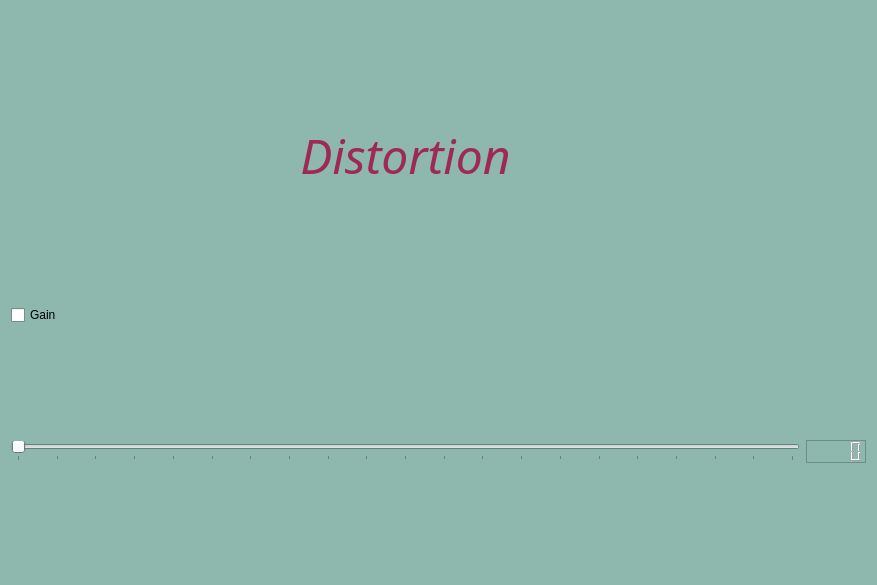
<?xml version="1.0" encoding="UTF-8"?>
<ui version="4.0">
 <class>distortionTab</class>
 <widget class="QWidget" name="distortionTab">
  <property name="geometry">
   <rect>
    <x>0</x>
    <y>0</y>
    <width>877</width>
    <height>585</height>
   </rect>
  </property>
  <property name="palette">
   <palette>
    <active>
     <colorrole role="Window">
      <brush brushstyle="SolidPattern">
       <color alpha="255">
        <red>142</red>
        <green>183</green>
        <blue>173</blue>
       </color>
      </brush>
     </colorrole>
    </active>
    <inactive>
     <colorrole role="Window">
      <brush brushstyle="SolidPattern">
       <color alpha="255">
        <red>142</red>
        <green>183</green>
        <blue>173</blue>
       </color>
      </brush>
     </colorrole>
    </inactive>
    <disabled>
     <colorrole role="Base">
      <brush brushstyle="SolidPattern">
       <color alpha="255">
        <red>142</red>
        <green>183</green>
        <blue>173</blue>
       </color>
      </brush>
     </colorrole>
     <colorrole role="Window">
      <brush brushstyle="SolidPattern">
       <color alpha="255">
        <red>142</red>
        <green>183</green>
        <blue>173</blue>
       </color>
      </brush>
     </colorrole>
    </disabled>
   </palette>
  </property>
  <property name="windowTitle">
   <string>Form</string>
  </property>
  <layout class="QGridLayout" name="gridLayout">
   <item row="2" column="0">
    <widget class="QSlider" name="horizontalSlider">
     <property name="minimumSize">
      <size>
       <width>320</width>
       <height>0</height>
      </size>
     </property>
     <property name="maximum">
      <number>20</number>
     </property>
     <property name="orientation">
      <enum>Qt::Horizontal</enum>
     </property>
     <property name="tickPosition">
      <enum>QSlider::TicksBelow</enum>
     </property>
     <property name="tickInterval">
      <number>1</number>
     </property>
    </widget>
   </item>
   <item row="0" column="0">
    <widget class="QLabel" name="label">
     <property name="minimumSize">
      <size>
       <width>0</width>
       <height>70</height>
      </size>
     </property>
     <property name="maximumSize">
      <size>
       <width>16777215</width>
       <height>70</height>
      </size>
     </property>
     <property name="font">
      <font>
       <family>Harlow Solid Italic</family>
       <pointsize>36</pointsize>
       <italic>true</italic>
      </font>
     </property>
     <property name="layoutDirection">
      <enum>Qt::LeftToRight</enum>
     </property>
     <property name="autoFillBackground">
      <bool>false</bool>
     </property>
     <property name="styleSheet">
      <string notr="true">color: rgb(158, 41, 82)</string>
     </property>
     <property name="text">
      <string>Distortion</string>
     </property>
     <property name="alignment">
      <set>Qt::AlignCenter</set>
     </property>
    </widget>
   </item>
   <item row="1" column="0">
    <widget class="QCheckBox" name="checkBox">
     <property name="text">
      <string>Gain</string>
     </property>
    </widget>
   </item>
   <item row="2" column="1">
    <widget class="QLCDNumber" name="lcdNumber">
     <property name="maximumSize">
      <size>
       <width>60</width>
       <height>60</height>
      </size>
     </property>
     <property name="frameShape">
      <enum>QFrame::StyledPanel</enum>
     </property>
     <property name="smallDecimalPoint">
      <bool>false</bool>
     </property>
     <property name="segmentStyle">
      <enum>QLCDNumber::Filled</enum>
     </property>
    </widget>
   </item>
  </layout>
 </widget>
 <resources/>
 <connections/>
</ui>
